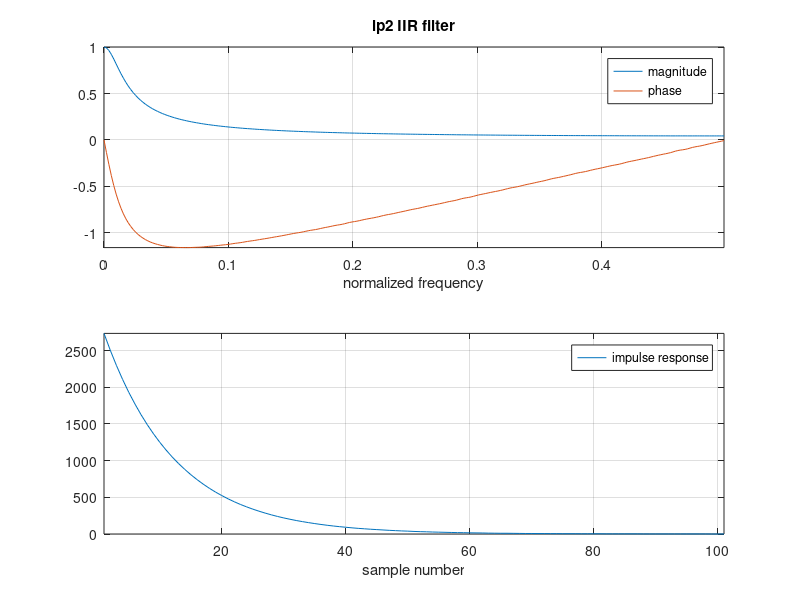

The MATLAB source for this figure:
load lp2ay.csv

N = 512;
tflp2 = fft(lp2ay(:,1), N);

dRng = 1:N/2;
figure(1)
subplot(2,1,1)
f = (0:1/N:0.5-1/N);
sRng = 1:length(f);
plot(f, abs(tflp2(sRng))/32768, f, arg(tflp2(sRng)));
axis tight; grid on;
legend("magnitude", "phase");
xlabel("normalized frequency");
title("lp2 IIR filter");

subplot(2,1,2)
plot(lp2ay);
legend("impulse response");
grid on;
axis tight;
xlabel("sample number");

